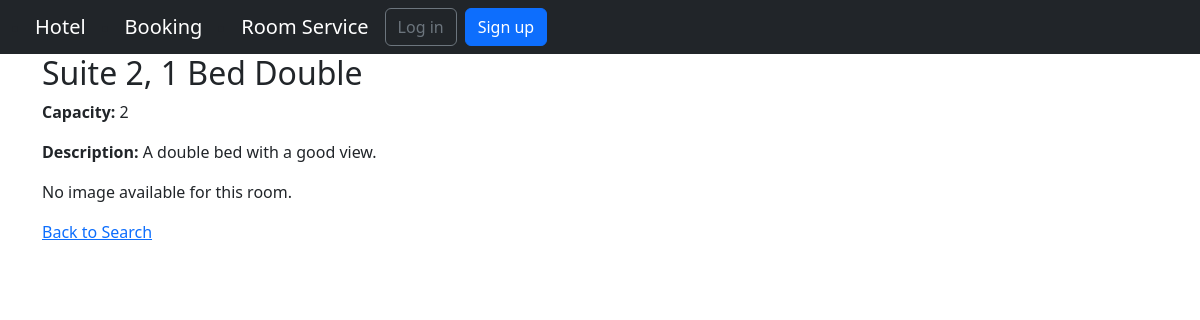
/Booking/room/2/, run on an earlier commit of the app's database.
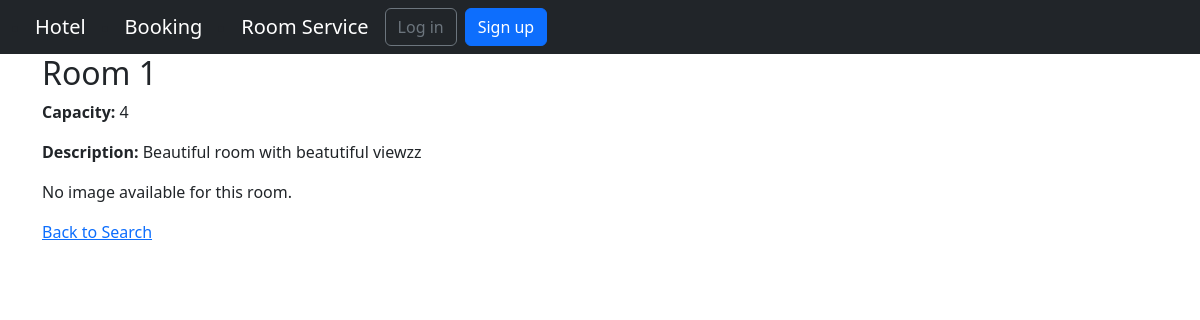
And on a later commit of the database.
### Booking/models.py (models this page shows, shortened)
class Room(models.Model):
    name = models.CharField(max_length=100, unique=True)
    capacity = models.IntegerField()
    description = models.TextField(blank=True, null=True)
    image = models.ImageField(upload_to='room_images/', blank=True, null=True)  # Add this line

### Booking/views.py (the view)
# urls.py: path('room/<int:room_id>/', views.room_detail, name='room_detail'),  # Add this line
def room_detail(request, room_id):
    room = get_object_or_404(Room, id=room_id)
    return render(request, 'room_detail.html', {'room': room})

### accounts/context_processors.py (called while the page is built)
def user_groups(request):
    if request.user.is_authenticated:
        return{'is_manager': request.user.groups.filter(name='Manager').exists()}
    return {'is_manager': False}

### Booking/templates/room_detail.html
{% extends 'base.html' %}
{% block content %}
<h2>{{ room.name }}</h2>
<p><strong>Capacity:</strong> {{ room.capacity }}</p>
<p><strong>Description:</strong> {{ room.description }}</p>
{% if room.image %}
    <img src="{{ room.image.url }}" alt="{{ room.name }}" style="max-width: 100%; height: auto;">
{% else %}
    <p>No image available for this room.</p>
{% endif %}
<a href="{% url 'search_rooms' %}">Back to Search</a>
{% endblock %}

What changed in the data, as far as the page shows it:
changed Room: name "Suite 2, 1 Bed Double" → "Room 1"; capacity "2" → "4"; description "A double bed with a good view." → "Beautiful room with beatutiful viewzz"
